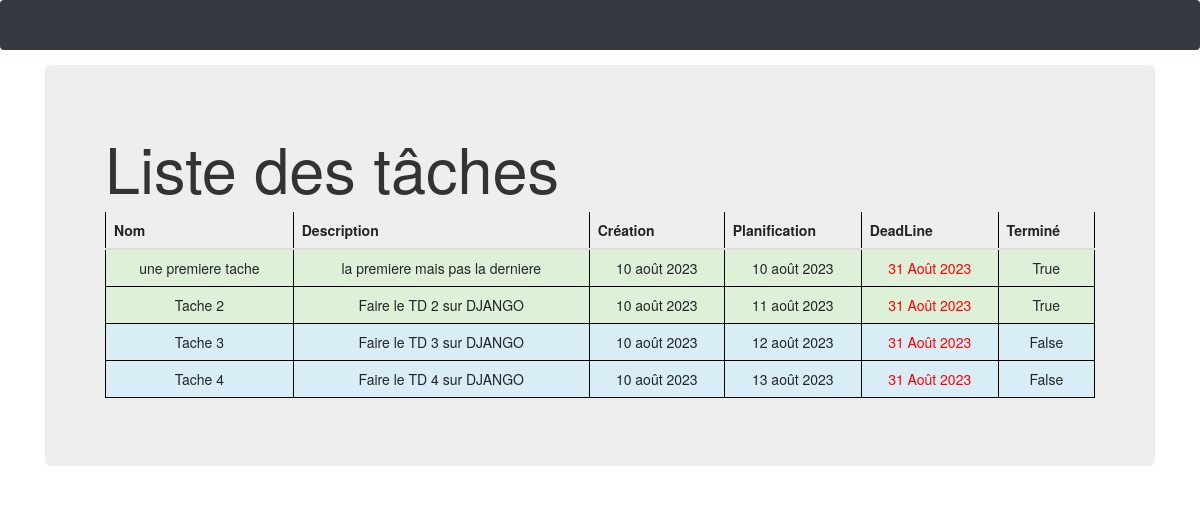
/lesTaches/listing3, run on an earlier commit of the app's database.
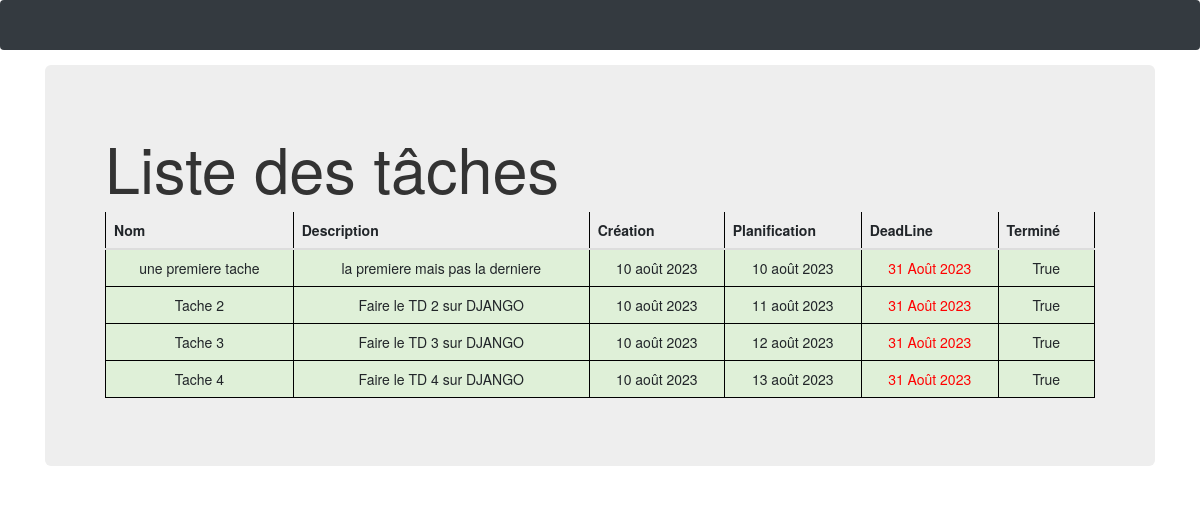
And on a later commit of the database.
### lesTaches/models.py (models this page shows, shortened)
class Task( models.Model ):
    name = models.CharField ( max_length =250)
    description = models.TextField ()
    creation_date = models.DateField (auto_now_add=True)
    due_date = models.DateField (null=True)
    schedule_date = models.DateField(default=datetime.now()+timedelta(days=7))
    closed = models.BooleanField (default = False)
    def colored_due_date (self):
        if self.due_date is None or self.due_date - timedelta(days =7) > date.today():
            color = "green"
        elif self.due_date < date.today():
            color = "red"
        else:
            color = "orange"
        Mois=['Janvier','Fevrier','Mars','Avril','Mai','Juin','Juillet','Août','Septembre','Octobre','Novembre','Decembre']
        jour = date.strftime(self.due_date,'%d')
        mois = int(date.strftime(self.due_date,'%m'))
        annee = date.strftime(self.due_date,'%Y')
        mois = Mois[mois-1]
        return format_html("<span style=color:%s>%s %s %s</span>" %(color,jour, mois, annee))
    colored_due_date.allow_tags = True

### lesTaches/views.py (the view)
# urls.py: path('listing3', views.task_listing3, name="listing3"),
def task_listing3 ( request ):
    objects = Task.objects.all().order_by('due_date')
    return render (request , template_name ='list3.html', context ={'objects': objects} )

### lesTaches/templates/list3.html (shortened to what this page needs)
{% extends "base.html" %}
{% block styles %}
{{ block.super }}
<link rel="stylesheet" href="https://use.fontawesome.com/releases/v5.3.1/css/all.css"
>
{% endblock %}
{% block content %}
    <h1>Liste des tâches </h1>
    <table class="table">
        <thead>
            <th>Nom</th>
            <th>Description</th>
            <th>Création</th>
            <th>Planification</th>
            <th>DeadLine</th>
            <th>Terminé</th>
        </thead>
        <tbody>
        {% for elem in objects %}
        {% if elem.closed %}
        <tr class="success">
        {% else %}
        <tr class="info">
        {% endif %}
            <td>{{ elem.name }} </td>
            <td>{{ elem.description }} </td>
            <td>{{ elem.creation_date }} </td>
            <td>{{ elem.schedule_date }} </td>
            <td>{{ elem.colored_due_date }} </td>
            <td>{{ elem.closed }} </td>
        </tr>
        {% endfor %}
        </tbody>
    </table>
{% endblock %}

### lesTaches/templates/base.html (shortened to what this page needs)
<!doctype html>
{% load static %}
<html lang="fr">
    <head>
        {% block styles %}
        <link rel="stylesheet" href="{% static 'css/mon.css' %}">
        <link rel="stylesheet" href="{% static 'node_modules/bootstrap/dist/css/bootstrap.min.css' %}">
        <link rel="stylesheet" href="https://maxcdn.bootstrapcdn.com/bootstrap/3.4.1/css/bootstrap.min.css">
        {% endblock %}
    </head>
    <body>
        {% block nav %}
        <nav class=" navbar navbar-expand-md navbar bg-dark mb-4">
        </nav>
        {% endblock %}
        <main role="main" class="container top-pushed">
            <div class="jumbotron">
                {% block content %}
                {% endblock %}
            </div>
        </main >
    </body>
</html>

### static/css/mon.css (style rules this page uses)
td, th { padding: 0.5em; text-align: center; border-collapse:initial; border: thin solid black; }

What changed in the data, as far as the page shows it:
changed Task "Tache 3": closed "False" → "True"
changed Task "Tache 4": closed "False" → "True"
